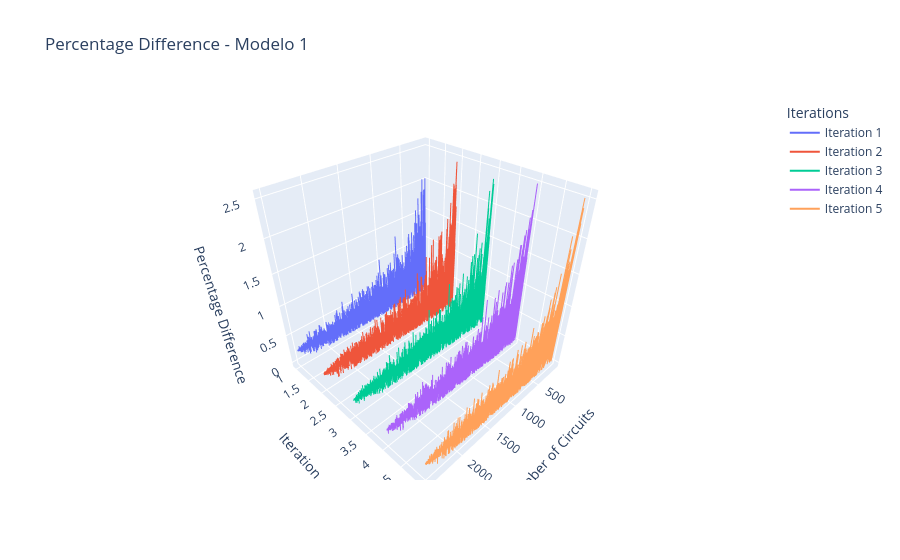

Write notebook code for a chart like this one.
### Code cell
dados_x = np.array(range(100, len(df_temp.index)))
fig = go.Figure()

for a in range(1, 6):
    percentages = []

    for i in dados_x:
        random_indices = random.sample(list(df_temp.index), i)
        popt, pcov = curve_fit(lambda x, a, b: a*x + b, df_temp['expectation_value_noisy'][random_indices], df_temp['expectation_value_exact'][random_indices])
        corrected = func(noisy, *popt)
        percentages.append(abs(abs(corrected - original) / original) * 100)

    fig.add_trace(go.Scatter3d(x=dados_x, y=[a]*len(dados_x), z=percentages, mode='lines', name=f'Iteration {a}'))

fig.update_layout(title=f'Percentage Difference - Modelo {modelo}',
                  scene=dict(
                      xaxis_title='Number of Circuits',
                      yaxis_title='Iteration',
                      zaxis_title='Percentage Difference'
                  ),
                  legend_title="Iterations")

fig.show()

### Figure 1 — Plotly figure (JSON) as saved in the notebook; plotly's stock layout.template omitted (floating-point values rounded to 4 significant figures; data arrays with more than 128 entries replaced by an {"elided": "..."} marker saying what was removed)
{"data": [{"mode": "lines", "name": "Iteration 1", "type": "scatter3d", "x": {"elided": "2401 int values"}, "y": {"elided": "2401 int values"}, "z": {"elided": "2401 float values"}}, {"mode": "lines", "name": "Iteration 2", "type": "scatter3d", "x": {"elided": "2401 int values"}, "y": {"elided": "2401 int values"}, "z": {"elided": "2401 float values"}}, {"mode": "lines", "name": "Iteration 3", "type": "scatter3d", "x": {"elided": "2401 int values"}, "y": {"elided": "2401 int values"}, "z": {"elided": "2401 float values"}}, {"mode": "lines", "name": "Iteration 4", "type": "scatter3d", "x": {"elided": "2401 int values"}, "y": {"elided": "2401 int values"}, "z": {"elided": "2401 float values"}}, {"mode": "lines", "name": "Iteration 5", "type": "scatter3d", "x": {"elided": "2401 int values"}, "y": {"elided": "2401 int values"}, "z": {"elided": "2401 float values"}}], "layout": {"legend": {"title": {"text": "Iterations"}}, "scene": {"xaxis": {"title": {"text": "Number of Circuits"}}, "yaxis": {"title": {"text": "Iteration"}}, "zaxis": {"title": {"text": "Percentage Difference"}}}, "title": {"text": "Percentage Difference - Modelo 1"}}}
